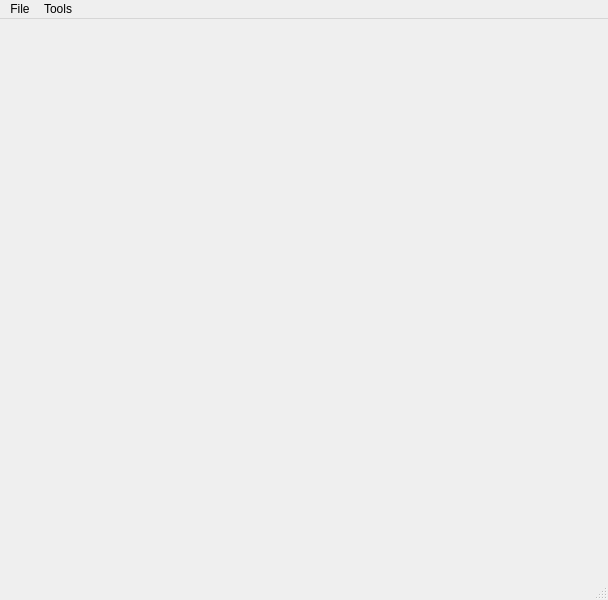
<?xml version="1.0" encoding="UTF-8"?>
<ui version="4.0">
 <class>TransferShape</class>
 <widget class="QMainWindow" name="TransferShape">
  <property name="geometry">
   <rect>
    <x>0</x>
    <y>0</y>
    <width>608</width>
    <height>600</height>
   </rect>
  </property>
  <property name="windowTitle">
   <string>MainWindow</string>
  </property>
  <widget class="QWidget" name="centralwidget"/>
  <widget class="QMenuBar" name="menubar">
   <property name="geometry">
    <rect>
     <x>0</x>
     <y>0</y>
     <width>608</width>
     <height>21</height>
    </rect>
   </property>
   <widget class="QMenu" name="menuFile">
    <property name="title">
     <string>File</string>
    </property>
    <addaction name="actionOpen"/>
    <addaction name="actionClose"/>
    <addaction name="actionMinimize"/>
    <addaction name="actionExport"/>
   </widget>
   <widget class="QMenu" name="menuTools">
    <property name="title">
     <string>Tools</string>
    </property>
    <addaction name="actionMove"/>
    <addaction name="actionControl"/>
   </widget>
   <addaction name="menuFile"/>
   <addaction name="menuTools"/>
  </widget>
  <widget class="QStatusBar" name="statusbar"/>
  <action name="actionOpen">
   <property name="text">
    <string>Open</string>
   </property>
  </action>
  <action name="actionClose">
   <property name="text">
    <string>Close</string>
   </property>
  </action>
  <action name="actionMinimize">
   <property name="text">
    <string>Minimize</string>
   </property>
  </action>
  <action name="actionMove">
   <property name="text">
    <string>Move</string>
   </property>
  </action>
  <action name="actionControl">
   <property name="text">
    <string>Control</string>
   </property>
  </action>
  <action name="actionExport">
   <property name="text">
    <string>Export</string>
   </property>
  </action>
 </widget>
 <resources/>
 <connections/>
</ui>
